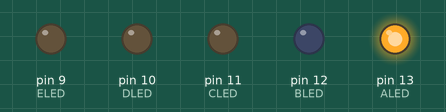
Simulated run of this sketch. Board: Arduino Uno, built with avr-gcc and run on an emulated ATmega328P. Parts: output pins drawn as LEDs (lit = HIGH).

Above: at 0.5 s.
At 1.5 s:
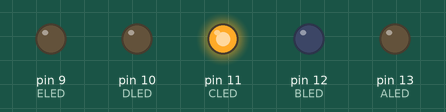
At 2.5 s:
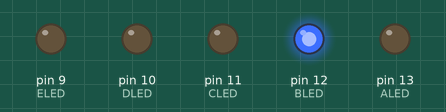
At 3.5 s:
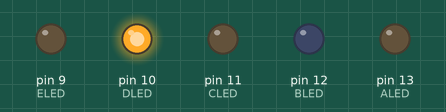
At 4.5 s:
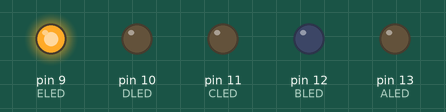
Timing chart, 0 to 8.5 s (numbered marks = the images above):
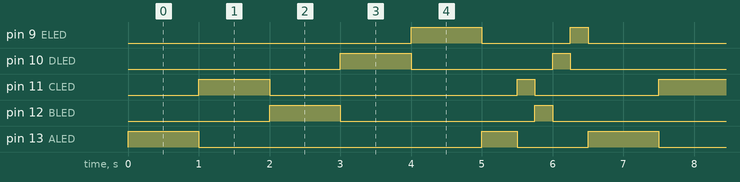

The sketch:

12.17EX1.ino
```cpp
#define ALED 13
#define BLED 12
#define CLED 11
#define DLED 10
#define ELED 9


void setup() {
  // put your setup code here, to run once:
  pinMode(ALED, OUTPUT);
  pinMode(BLED, OUTPUT);
  pinMode(CLED, OUTPUT);
  pinMode(DLED, OUTPUT);
  pinMode(ELED, OUTPUT);

}

void loop() {
  // put your main code here, to run repeatedly:
   digitalWrite(ALED, HIGH);   // turn the LED on (HIGH is the voltage level)
   delay(1000);
   digitalWrite(CLED, HIGH);// wait for a second
   digitalWrite(ALED, LOW);    // turn the LED off by making the voltage LOW
   delay(1000);
   digitalWrite(BLED, HIGH);// wait for a second
   digitalWrite(CLED, LOW);    // turn the LED off by making the voltage LOW
   delay(1000);
   digitalWrite(DLED, HIGH);// wait for a second
   digitalWrite(BLED, LOW);    // turn the LED off by making the voltage LOW
   delay(1000);
   digitalWrite(ELED, HIGH);// wait for a second
   digitalWrite(DLED, LOW);    // turn the LED off by making the voltage LOW
   delay(1000);
   digitalWrite(ELED, LOW);

   digitalWrite(ALED, HIGH);   // turn the LED on (HIGH is the voltage level)
   delay(500);
   digitalWrite(CLED, HIGH);// wait for a second
   digitalWrite(ALED, LOW);    // turn the LED off by making the voltage LOW
   delay(250);
   digitalWrite(BLED, HIGH);// wait for a second
   digitalWrite(CLED, LOW);    // turn the LED off by making the voltage LOW
   delay(250);
   digitalWrite(DLED, HIGH);// wait for a second
   digitalWrite(BLED, LOW);    // turn the LED off by making the voltage LOW
   delay(250);
   digitalWrite(ELED, HIGH);// wait for a second
   digitalWrite(DLED, LOW);    // turn the LED off by making the voltage LOW
   delay(250);
   digitalWrite(ELED, LOW);

}
```

Measured:
- by itself, pin 9 (ELED): repeats every 6.5 s: LOW 1.3 s, HIGH 0.25 s, LOW 4.0 s, HIGH 1.0 s
- by itself, pin 10 (DLED): repeats every 6.5 s: LOW 2.0 s, HIGH 0.25 s, LOW 3.3 s, HIGH 1.0 s
- by itself, pin 11 (CLED): repeats every 6.5 s: LOW 3.5 s, HIGH 0.25 s, LOW 1.8 s, HIGH 1.0 s
- by itself, pin 12 (BLED): repeats every 6.5 s: LOW 2.8 s, HIGH 0.25 s, LOW 2.5 s, HIGH 1.0 s
- by itself, pin 13 (ALED): repeats every 6.5 s: LOW 4.0 s, HIGH 0.50 s, LOW 1.0 s, HIGH 1.0 s
